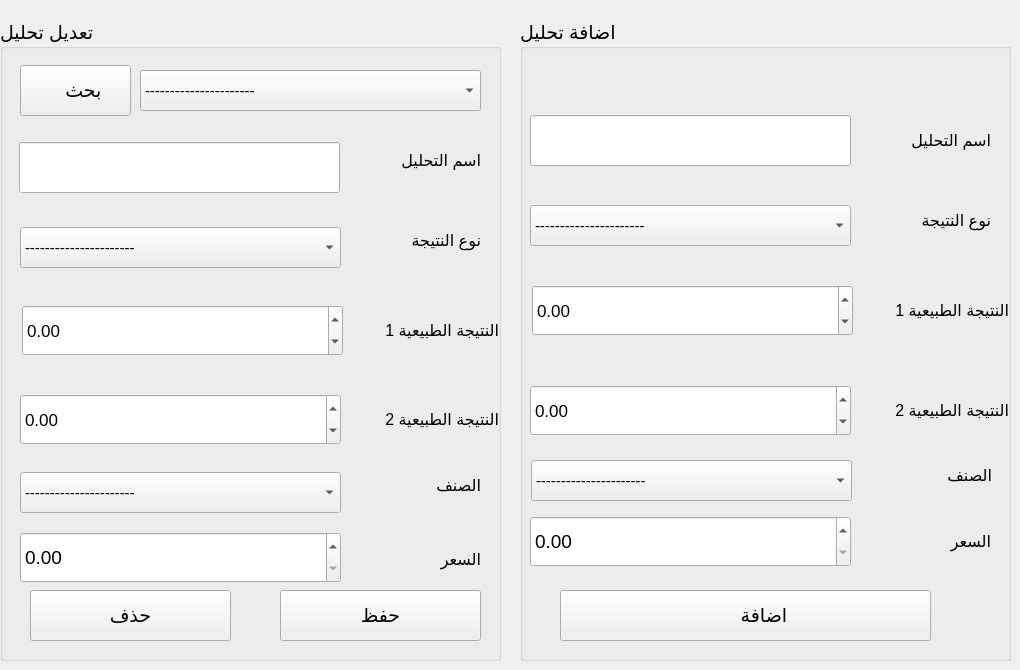
      <widget class="QWidget" name="tab_9">
       <attribute name="title">
        <string>اضافة تحليل</string>
       </attribute>
       <widget class="QGroupBox" name="groupBox_4">
        <property name="geometry">
         <rect>
          <x>520</x>
          <y>20</y>
          <width>491</width>
          <height>641</height>
         </rect>
        </property>
        <property name="font">
         <font>
          <family>Segoe UI</family>
          <pointsize>14</pointsize>
         </font>
        </property>
        <property name="title">
         <string>اضافة تحليل</string>
        </property>
        <property name="checkable">
         <bool>false</bool>
        </property>
        <widget class="QLabel" name="label_45">
         <property name="geometry">
          <rect>
           <x>350</x>
           <y>95</y>
           <width>121</width>
           <height>51</height>
          </rect>
         </property>
         <property name="font">
          <font>
           <family>Segoe UI</family>
           <pointsize>12</pointsize>
           <weight>50</weight>
           <bold>false</bold>
          </font>
         </property>
         <property name="text">
          <string>اسم التحليل</string>
         </property>
        </widget>
        <widget class="QLineEdit" name="lineEdit_28">
         <property name="geometry">
          <rect>
           <x>10</x>
           <y>95</y>
           <width>321</width>
           <height>51</height>
          </rect>
         </property>
         <property name="font">
          <font>
           <family>Segoe UI</family>
          </font>
         </property>
        </widget>
        <widget class="QLabel" name="label_46">
         <property name="geometry">
          <rect>
           <x>338</x>
           <y>265</y>
           <width>151</width>
           <height>51</height>
          </rect>
         </property>
         <property name="font">
          <font>
           <family>Segoe UI</family>
           <pointsize>12</pointsize>
           <weight>50</weight>
           <bold>false</bold>
          </font>
         </property>
         <property name="text">
          <string>النتيجة الطبيعية 1</string>
         </property>
        </widget>
        <widget class="QDoubleSpinBox" name="doubleSpinBox">
         <property name="geometry">
          <rect>
           <x>10</x>
           <y>496</y>
           <width>321</width>
           <height>51</height>
          </rect>
         </property>
        </widget>
        <widget class="QLabel" name="label_47">
         <property name="geometry">
          <rect>
           <x>338</x>
           <y>365</y>
           <width>151</width>
           <height>51</height>
          </rect>
         </property>
         <property name="font">
          <font>
           <family>Segoe UI</family>
           <pointsize>12</pointsize>
           <weight>50</weight>
           <bold>false</bold>
          </font>
         </property>
         <property name="text">
          <string>النتيجة الطبيعية 2</string>
         </property>
        </widget>
        <widget class="QDoubleSpinBox" name="doubleSpinBox_2">
         <property name="geometry">
          <rect>
           <x>10</x>
           <y>365</y>
           <width>321</width>
           <height>51</height>
          </rect>
         </property>
         <property name="font">
          <font>
           <family>Segoe UI</family>
           <pointsize>13</pointsize>
          </font>
         </property>
         <property name="minimum">
          <double>-111111111.000000000000000</double>
         </property>
         <property name="maximum">
          <double>1000000000000000.000000000000000</double>
         </property>
        </widget>
        <widget class="QDoubleSpinBox" name="doubleSpinBox_3">
         <property name="geometry">
          <rect>
           <x>12</x>
           <y>265</y>
           <width>321</width>
           <height>51</height>
          </rect>
         </property>
         <property name="font">
          <font>
           <family>Segoe UI</family>
           <pointsize>13</pointsize>
          </font>
         </property>
         <property name="minimum">
          <double>-10000000000000000.000000000000000</double>
         </property>
         <property name="maximum">
          <double>1000000000000000.000000000000000</double>
         </property>
        </widget>
        <widget class="QLabel" name="label_48">
         <property name="geometry">
          <rect>
           <x>360</x>
           <y>496</y>
           <width>111</width>
           <height>51</height>
          </rect>
         </property>
         <property name="font">
          <font>
           <family>Segoe UI</family>
           <pointsize>12</pointsize>
           <weight>50</weight>
           <bold>false</bold>
          </font>
         </property>
         <property name="text">
          <string>السعر</string>
         </property>
        </widget>
        <widget class="QPushButton" name="pushButton_26">
         <property name="geometry">
          <rect>
           <x>40</x>
           <y>570</y>
           <width>371</width>
           <height>51</height>
          </rect>
         </property>
         <property name="font">
          <font>
           <family>Segoe UI</family>
           <pointsize>14</pointsize>
          </font>
         </property>
         <property name="text">
          <string>       اضافة</string>
         </property>
        </widget>
        <widget class="QLabel" name="label_56">
         <property name="geometry">
          <rect>
           <x>360</x>
           <y>175</y>
           <width>111</width>
           <height>51</height>
          </rect>
         </property>
         <property name="font">
          <font>
           <family>Segoe UI</family>
           <pointsize>12</pointsize>
           <weight>50</weight>
           <bold>false</bold>
          </font>
         </property>
         <property name="text">
          <string>نوع النتيجة</string>
         </property>
        </widget>
        <widget class="QComboBox" name="comboBox_22">
         <property name="geometry">
          <rect>
           <x>10</x>
           <y>185</y>
           <width>321</width>
           <height>41</height>
          </rect>
         </property>
         <property name="font">
          <font>
           <pointsize>11</pointsize>
          </font>
         </property>
         <item>
          <property name="text">
           <string>----------------------</string>
          </property>
         </item>
         <item>
          <property name="text">
           <string>حقل كتابة</string>
          </property>
         </item>
         <item>
          <property name="text">
           <string>خيارات</string>
          </property>
         </item>
         <item>
          <property name="text">
           <string>خيارات مع تعديل</string>
          </property>
         </item>
         <item>
          <property name="text">
           <string>عدد</string>
          </property>
         </item>
        </widget>
        <widget class="QLabel" name="label_58">
         <property name="geometry">
          <rect>
           <x>361</x>
           <y>430</y>
           <width>111</width>
           <height>51</height>
          </rect>
         </property>
         <property name="font">
          <font>
           <family>Segoe UI</family>
           <pointsize>12</pointsize>
           <weight>50</weight>
           <bold>false</bold>
          </font>
         </property>
         <property name="text">
          <string>الصنف</string>
         </property>
        </widget>
        <widget class="QComboBox" name="comboBox_23">
         <property name="geometry">
          <rect>
           <x>11</x>
           <y>440</y>
           <width>321</width>
           <height>41</height>
          </rect>
         </property>
         <property name="font">
          <font>
           <pointsize>11</pointsize>
          </font>
         </property>
         <item>
          <property name="text">
           <string>----------------------</string>
          </property>
         </item>
         <item>
          <property name="text">
           <string>bio</string>
          </property>
         </item>
         <item>
          <property name="text">
           <string>GSE</string>
          </property>
         </item>
         <item>
          <property name="text">
           <string>GUE</string>
          </property>
         </item>
         <item>
          <property name="text">
           <string>hematology</string>
          </property>
         </item>
         <item>
          <property name="text">
           <string>هرمونات مشترك</string>
          </property>
         </item>
        </widget>
        <widget class="QLabel" name="label_66">
         <property name="geometry">
          <rect>
           <x>80</x>
           <y>570</y>
           <width>121</width>
           <height>51</height>
          </rect>
         </property>
         <property name="styleSheet">
          <string notr="true">image: url(:/icons8-add-new-100.png);</string>
         </property>
         <property name="text">
          <string/>
         </property>
        </widget>
       </widget>
       <widget class="QGroupBox" name="groupBox_9">
        <property name="geometry">
         <rect>
          <x>0</x>
          <y>20</y>
          <width>501</width>
          <height>641</height>
         </rect>
        </property>
        <property name="font">
         <font>
          <family>Segoe UI</family>
          <pointsize>14</pointsize>
         </font>
        </property>
        <property name="title">
         <string>تعديل تحليل</string>
        </property>
        <widget class="QComboBox" name="comboBox_21">
         <property name="geometry">
          <rect>
           <x>140</x>
           <y>50</y>
           <width>341</width>
           <height>41</height>
          </rect>
         </property>
         <property name="font">
          <font>
           <pointsize>11</pointsize>
          </font>
         </property>
         <item>
          <property name="text">
           <string>----------------------</string>
          </property>
         </item>
        </widget>
        <widget class="QPushButton" name="pushButton_27">
         <property name="geometry">
          <rect>
           <x>280</x>
           <y>570</y>
           <width>201</width>
           <height>51</height>
          </rect>
         </property>
         <property name="font">
          <font>
           <family>Segoe UI</family>
           <pointsize>14</pointsize>
          </font>
         </property>
         <property name="text">
          <string>حفظ</string>
         </property>
        </widget>
        <widget class="QPushButton" name="pushButton_28">
         <property name="geometry">
          <rect>
           <x>30</x>
           <y>570</y>
           <width>201</width>
           <height>51</height>
          </rect>
         </property>
         <property name="font">
          <font>
           <family>Segoe UI</family>
           <pointsize>14</pointsize>
          </font>
         </property>
         <property name="styleSheet">
          <string notr="true"/>
         </property>
         <property name="text">
          <string>حذف</string>
         </property>
        </widget>
        <widget class="QPushButton" name="pushButton_33">
         <property name="geometry">
          <rect>
           <x>20</x>
           <y>45</y>
           <width>111</width>
           <height>51</height>
          </rect>
         </property>
         <property name="font">
          <font>
           <family>Segoe UI</family>
           <pointsize>14</pointsize>
          </font>
         </property>
         <property name="text">
          <string>   بحث</string>
         </property>
        </widget>
        <widget class="QLabel" name="label_51">
         <property name="geometry">
          <rect>
           <x>348</x>
           <y>374</y>
           <width>151</width>
           <height>51</height>
          </rect>
         </property>
         <property name="font">
          <font>
           <family>Segoe UI</family>
           <pointsize>12</pointsize>
           <weight>50</weight>
           <bold>false</bold>
          </font>
         </property>
         <property name="text">
          <string>النتيجة الطبيعية 2</string>
         </property>
        </widget>
        <widget class="QLabel" name="label_49">
         <property name="geometry">
          <rect>
           <x>360</x>
           <y>115</y>
           <width>121</width>
           <height>51</height>
          </rect>
         </property>
         <property name="font">
          <font>
           <family>Segoe UI</family>
           <pointsize>12</pointsize>
           <weight>50</weight>
           <bold>false</bold>
          </font>
         </property>
         <property name="text">
          <string>اسم التحليل</string>
         </property>
        </widget>
        <widget class="QDoubleSpinBox" name="doubleSpinBox_6">
         <property name="geometry">
          <rect>
           <x>20</x>
           <y>512</y>
           <width>321</width>
           <height>51</height>
          </rect>
         </property>
        </widget>
        <widget class="QDoubleSpinBox" name="doubleSpinBox_5">
         <property name="geometry">
          <rect>
           <x>20</x>
           <y>374</y>
           <width>321</width>
           <height>51</height>
          </rect>
         </property>
         <property name="font">
          <font>
           <family>Segoe UI</family>
           <pointsize>13</pointsize>
          </font>
         </property>
         <property name="minimum">
          <double>-111111111111111.000000000000000</double>
         </property>
         <property name="maximum">
          <double>99999999999999991611392.000000000000000</double>
         </property>
        </widget>
        <widget class="QLabel" name="label_57">
         <property name="geometry">
          <rect>
           <x>370</x>
           <y>195</y>
           <width>111</width>
           <height>51</height>
          </rect>
         </property>
         <property name="font">
          <font>
           <family>Segoe UI</family>
           <pointsize>12</pointsize>
           <weight>50</weight>
           <bold>false</bold>
          </font>
         </property>
         <property name="text">
          <string>نوع النتيجة</string>
         </property>
        </widget>
        <widget class="QDoubleSpinBox" name="doubleSpinBox_4">
         <property name="geometry">
          <rect>
           <x>22</x>
           <y>285</y>
           <width>321</width>
           <height>51</height>
          </rect>
         </property>
         <property name="font">
          <font>
           <family>Segoe UI</family>
           <pointsize>13</pointsize>
          </font>
         </property>
         <property name="minimum">
          <double>-1111111111111.000000000000000</double>
         </property>
         <property name="maximum">
          <double>10000000000000000000.000000000000000</double>
         </property>
        </widget>
        <widget class="QLabel" name="label_52">
         <property name="geometry">
          <rect>
           <x>348</x>
           <y>285</y>
           <width>151</width>
           <height>51</height>
          </rect>
         </property>
         <property name="font">
          <font>
           <family>Segoe UI</family>
           <pointsize>12</pointsize>
           <weight>50</weight>
           <bold>false</bold>
          </font>
         </property>
         <property name="text">
          <string>النتيجة الطبيعية 1</string>
         </property>
        </widget>
        <widget class="QLineEdit" name="lineEdit_29">
         <property name="geometry">
          <rect>
           <x>19</x>
           <y>122</y>
           <width>321</width>
           <height>51</height>
          </rect>
         </property>
         <property name="font">
          <font>
           <family>Segoe UI</family>
          </font>
         </property>
        </widget>
        <widget class="QLabel" name="label_50">
         <property name="geometry">
          <rect>
           <x>370</x>
           <y>514</y>
           <width>111</width>
           <height>51</height>
          </rect>
         </property>
         <property name="font">
          <font>
           <family>Segoe UI</family>
           <pointsize>12</pointsize>
           <weight>50</weight>
           <bold>false</bold>
          </font>
         </property>
         <property name="text">
          <string>السعر</string>
         </property>
        </widget>
        <widget class="QComboBox" name="comboBox_25">
         <property name="geometry">
          <rect>
           <x>20</x>
           <y>207</y>
           <width>321</width>
           <height>41</height>
          </rect>
         </property>
         <property name="font">
          <font>
           <pointsize>11</pointsize>
          </font>
         </property>
         <item>
          <property name="text">
           <string>----------------------</string>
          </property>
         </item>
         <item>
          <property name="text">
           <string>حقل كتابة</string>
          </property>
         </item>
         <item>
          <property name="text">
           <string>خيارات</string>
          </property>
         </item>
         <item>
          <property name="text">
           <string>خيارات مع تعديل</string>
          </property>
         </item>
         <item>
          <property name="text">
           <string>عدد</string>
          </property>
         </item>
        </widget>
        <widget class="QLabel" name="label_59">
         <property name="geometry">
          <rect>
           <x>370</x>
           <y>440</y>
           <width>111</width>
           <height>51</height>
          </rect>
         </property>
         <property name="font">
          <font>
           <family>Segoe UI</family>
           <pointsize>12</pointsize>
           <weight>50</weight>
           <bold>false</bold>
          </font>
         </property>
         <property name="text">
          <string>الصنف</string>
         </property>
        </widget>
        <widget class="QComboBox" name="comboBox_26">
         <property name="geometry">
          <rect>
           <x>20</x>
           <y>452</y>
           <width>321</width>
           <height>41</height>
          </rect>
         </property>
         <property name="font">
          <font>
           <pointsize>11</pointsize>
          </font>
         </property>
         <item>
          <property name="text">
           <string>----------------------</string>
          </property>
         </item>
         <item>
          <property name="text">
           <string>bio</string>
          </property>
         </item>
         <item>
          <property name="text">
           <string>GSE</string>
          </property>
         </item>
         <item>
          <property name="text">
           <string>GUE</string>
          </property>
         </item>
         <item>
          <property name="text">
           <string>hematology</string>
          </property>
         </item>
         <item>
          <property name="text">
           <string>هرمونات مشترك</string>
          </property>
         </item>
        </widget>
        <widget class="QLabel" name="label_64">
         <property name="geometry">
          <rect>
           <x>15</x>
           <y>56</y>
           <width>61</width>
           <height>31</height>
          </rect>
         </property>
         <property name="styleSheet">
          <string notr="true">image: url(:/icons8-search-512.png);</string>
         </property>
         <property name="text">
          <string/>
         </property>
        </widget>
        <widget class="QLabel" name="label_67">
         <property name="geometry">
          <rect>
           <x>30</x>
           <y>570</y>
           <width>71</width>
           <height>51</height>
          </rect>
         </property>
         <property name="styleSheet">
          <string notr="true">image: url(:/icons8-delete-bin-100.png);</string>
         </property>
         <property name="text">
          <string/>
         </property>
        </widget>
       </widget>
      </widget>
